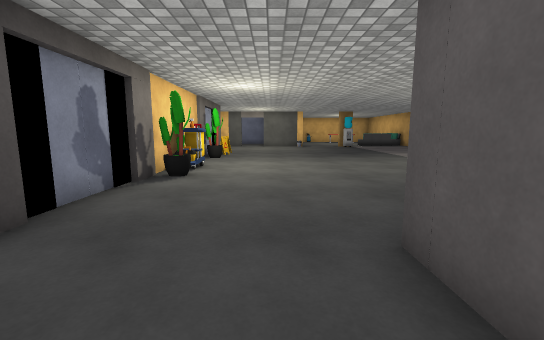
view 1 (above)

18 first-person views from a walk through a scene from a Unity 3-D project. The camera is 1.2 m above the floor, tilts 8° down and sees 90° across. Doors are open. The floor is counted in squares, 1 m on a side. Each view is taken from the middle of a square. On the plan, view 1 faces up. The plan holds only what a view shows up to about 13 squares ahead; the rest is blank. The place goes on beyond the plan. The player character is not drawn. Some surface patterns are stand-ins.

view 2
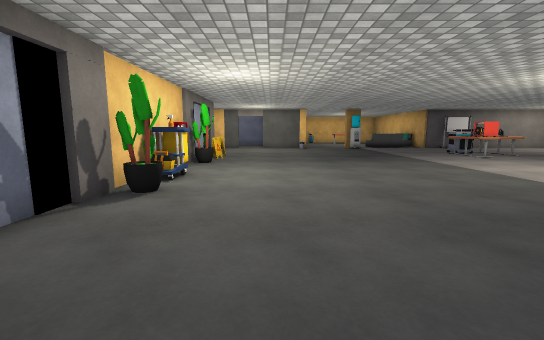

view 3
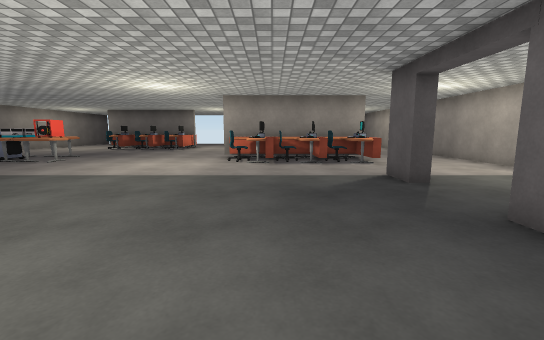

view 4
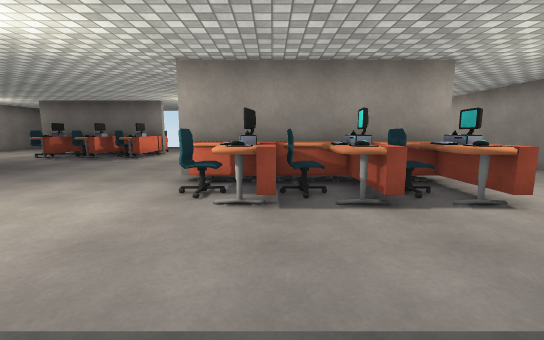

view 5
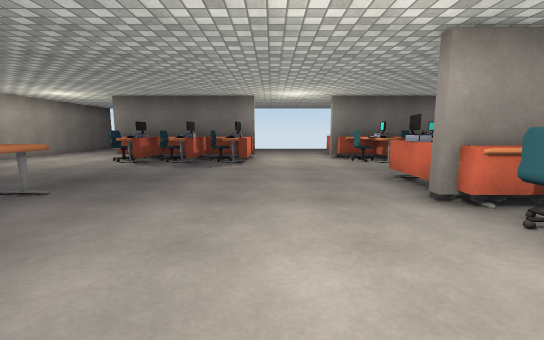

view 6
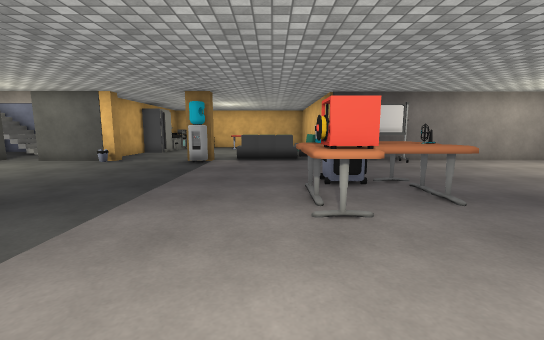

view 7
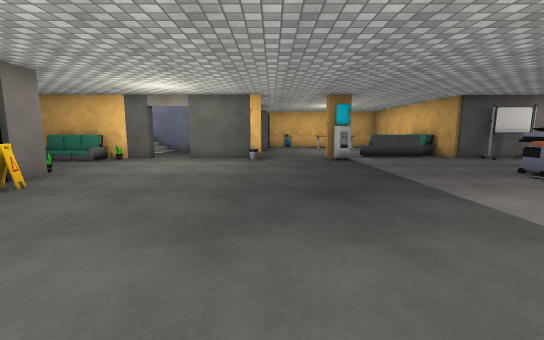

view 8
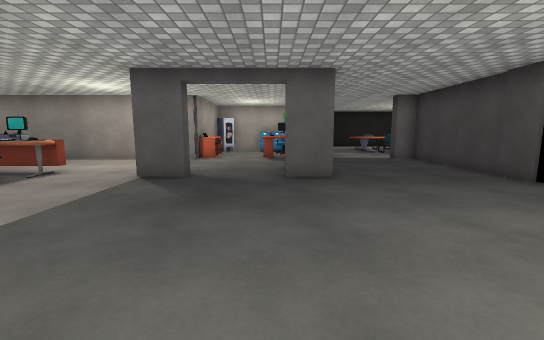

view 9
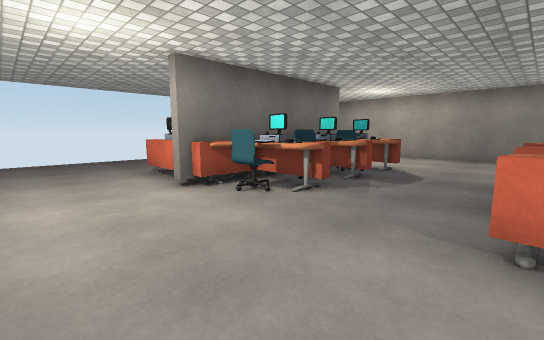

view 10
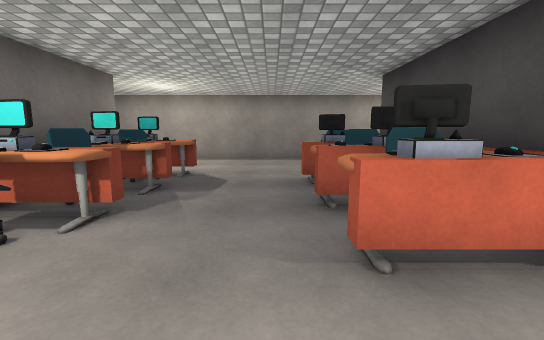

view 11
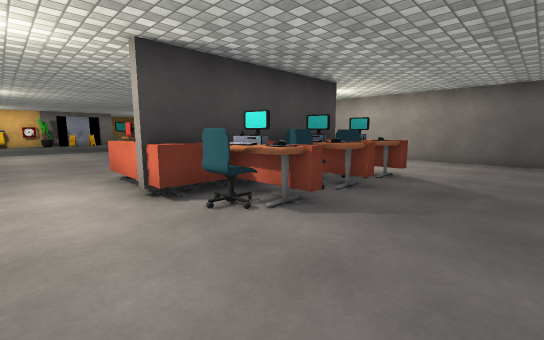

view 12
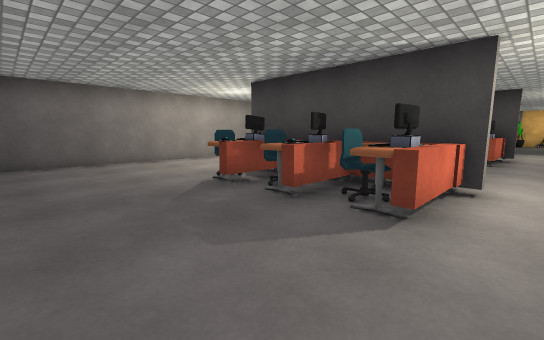

view 13
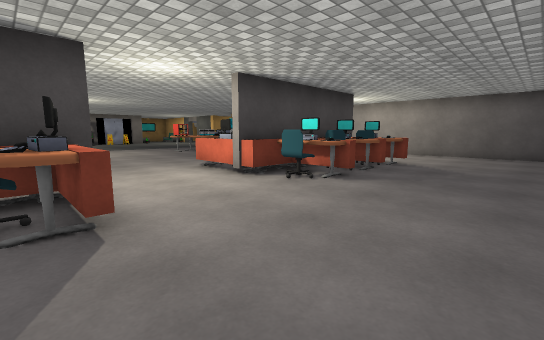

view 14
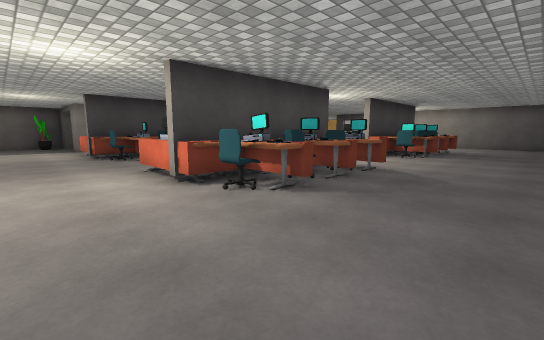

view 15
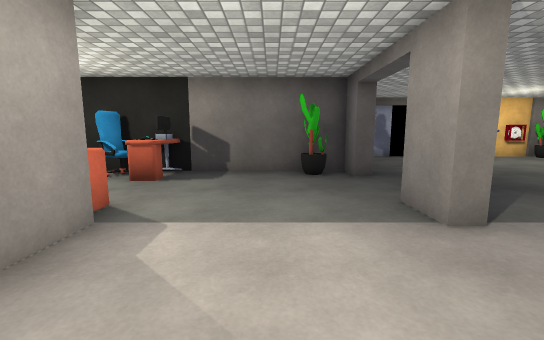

view 16
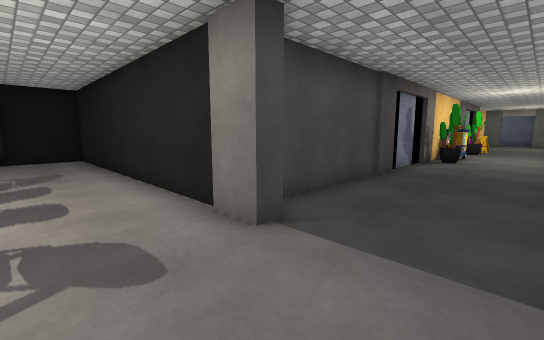

view 17
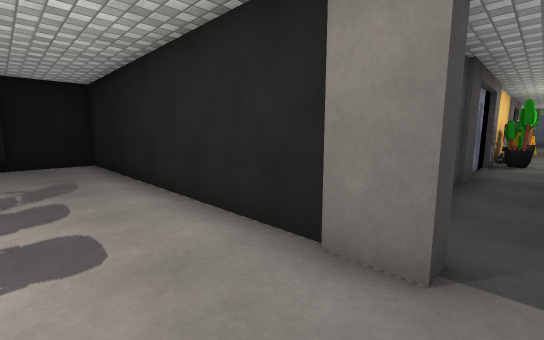

view 18
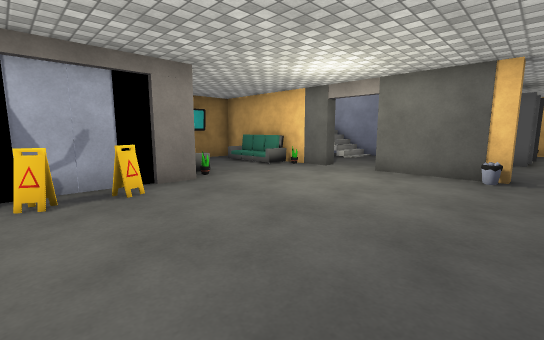

### Floor plan
Key: @ floor where view 1 was taken; # wall or solid block; . floor; D open door; T toolbox; A table; P printer; C chair; M computer; S sofa; W water cooler; E desk; O other object.
Columns run from 13 left of view 1 to 26 right of it. Each row starts with its distance up from view 1.
 24           ..    ..      O
 23           ..  ##... .SSS.#  ############
 22       #SSO#..##O...W......OO............
 21      # .................................
 20      #..................................
 19         ................................
 18        OOO.............#P#.....C##MO....
 17          ##............OPO....#OMOMA....
 16          ###...........AAA....A#O#CO....
 15          ###...........PDD....#COOMA....
 14          ###..................A#O#CO....
 13           #...................#CMOMA....
 12           #...................A#M#C.....
 11           #.............................
 10           O.............................
  9           T.............................
  8           #............CC#MM....O#MM....
  7           #...........AMCOAA..ACCOMM....
  6          O............AMA#CO..AMM#CA....
  5          #............AMCOMA..ACC#MA....
  4          #............AMA#CM..AMM#CA....
  3          ##...........AMCOOO..ACCOMC....
  2           #....#...#..AMA#C...AMM#C.....
  1           #....#........................
  0           #..@.#........................
 -1           #... #........................
 -2 ###########... #....####################
 -3 #............. MM.. #
 -4 #............  CE.
 -5 #.... ...... . C

Positions as (right, up) in squares from view 1, and headings:
1: (0, 0), facing up
2: (0, 2), facing up
3: (-1, 6), facing right
4: (5, 6), facing right
5: (7, 11), facing right
6: (9, 11), facing up
7: (3, 10), facing up
8: (3, 10), facing down
9: (14, 11), facing down-right
10: (15, 10), facing down
11: (25, 10), facing up-left
12: (26, 9), facing down-left
13: (26, 7), facing up-left
14: (26, -1), facing up-left
15: (10, 0), facing left
16: (0, -5), facing up-left
17: (-2, -5), facing up-left
18: (3, 14), facing up-left
